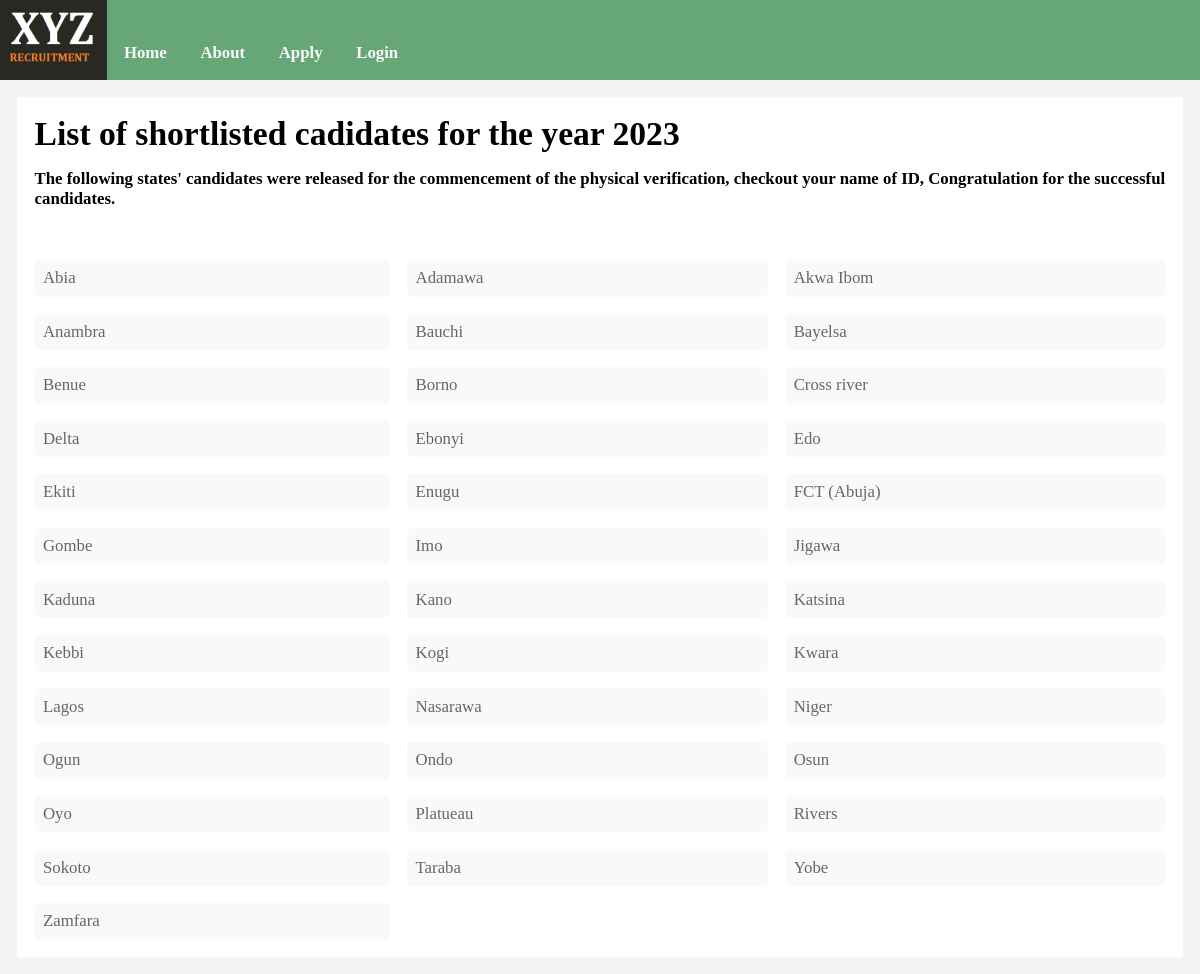
The page /shortlist.php on the database its author committed.
### tables this page shows
CREATE TABLE IF NOT EXISTS `states` (
  `st_id` int(11) NOT NULL AUTO_INCREMENT,
  `st_name` varchar(20) NOT NULL,
  PRIMARY KEY (`st_id`)
);

### shortlist.php (the view, shortened to what this page needs)
<?php include 'inc/header.php';
if(!isset($_SESSION['shortlist'])) { ?>
<?php if(!isset($_SESSION['is_admin'])){ include 'inc/footer.php'; } }
$applicants=$_SESSION['res']['applicants']; ?>
<div class="shortlist">
	<div class="wrap" style="margin: 0 auto; max-width: 1200px; border: 1px solid transparent; position: relative; background: #fff; padding: 1em;">
		<div>
			<?php
			function showStates($conn, $text=false){
				$output = '<h1 style="background: #fff;">List of shortlisted cadidates for the year '. date('Y') .'</h1>
				<h4>The following states\' candidates were released for the commencement of the physical verification, checkout your name of ID, Congratulation for the successful candidates.</h4>';
				$output .= '<div class="states">';
				$sql = $conn->query("SELECT st_id, st_name FROM states ORDER BY st_name");
				while ($row = $sql->fetch_assoc()) {
					$output .= '<div class="state">
						<a href="shortlist.php?state='.preg_replace('/\s/', '-', strtolower($row['st_name'])).'">'.ucfirst($row['st_name']).'</a>
					</div>';
				}
				$output .= '</div>';
				return $output;
			}
			if(!isset($_GET['state'])){
				echo showStates($conn);
			}
			else
			{
				$state='';
				foreach ($_SESSION['res']['states'] as $key => $value) {
					if(preg_replace('/\s/', '-', strtolower($value)) == strtolower($_GET['state']))
					{
						$state=$key;
					}
				}
				if($state == ''){
					echo showStates($conn, true);
				}
				else
				{
					echo '<h1 style="background: #fff;">List of shortlist candidates of '.ucfirst($_SESSION['res']['states'][$state]).' state</h1>';
					$sql = $conn->query("SELECT uid FROM recruitment WHERE state='".$state."' && apply_approve='1' ORDER BY first_name;");
					if($sql->num_rows == 0){
						echo '<br><br><br><br><br>
						<h2 class="date">No approved applicant found!</h2>
						<a href="shortlist.php">Go Back</a>';
					}
					else
					{
						echo '<a href="shortlist.php">Go Back</a> <br><br>
						<table class="table table-bordered" style="background: #fff;">
							<tr>
								<th width="30">S/N</th>
								<th>
									Applicant ID
								</th>
								<th>Applicant\'s Fullname</th>
								<th>Applying for</th>
								<th>State</th>
								<th><i>L.G.A</i></th>
							</tr>';
						$sn=1;
						while ($row = $sql->fetch_assoc()) {
							echo '<tr>
								<td>'.$sn.'</td>
								<td>'.$applicants[$row['uid']]['user_rec_id'].'</td>
								<td>'.strtoupper($applicants[$row['uid']]['fullname']).'</td>
								<td>'.
									(empty($_SESSION['res']['recruitment_level'][$applicants[$row['uid']]['apply_for']]) ? '-' : ucfirst($_SESSION['res']['recruitment_level'][$applicants[$row['uid']]['apply_for']]))
								.'</td>
								<td>'.
									(empty($_SESSION['res']['states'][$applicants[$row['uid']]['state']]) ? '-' : ucfirst($_SESSION['res']['states'][$applicants[$row['uid']]['state']]))
								.'</td>
								<td>'.
									(empty($_SESSION['res']['lga'][$applicants[$row['uid']]['lga']]['lga_name']) ? '-' : ucfirst($_SESSION['res']['lga'][$applicants[$row['uid']]['lga']]['lga_name']))
								.'</td>
							</tr>';
							$sn++;
						}
						echo '</table>';
						echo '<br><a href="shortlist.php">Go Back</a>';
					}
				}
			}
		 ?>
		</div>
	</div>
</div>
<?php include 'inc/footer.php'; ?>

### styles/main.css (style rules this page uses)
* { margin: 0; padding: 0; box-sizing: border-box; }
body { background: #f4f4f4; font-family: "Lucida Sans"; font-size: 1.05em; }

### styles/applicant.css (style rules this page uses)
body { background: #f4f4f4; font-family: "Lucida Sans"; font-size: 1.05em; position: relative; }

### shortlist.php (style rules this page uses)
div.shortlist { margin: 1em; }
h1 { margin-bottom: .5em; }
.states { gap: 1em; grid-gap: 1em; display: grid; grid-template-areas: '. . .'; flex-wrap: wrap; margin-top: 3em; }
.states .state { display: inline-flex; background: rgba(0,0,0,.025); border-radius: .3em; }
.states .state a { display: block; border-radius: inherit; flex: 1; text-decoration: none; padding: .5em; color: #666; }

### rows shown on the page
states: st_name "Abia"
states: st_name "Adamawa"
states: st_name "Akwa Ibom"
states: st_name "Anambra"
states: st_name "Bauchi"
states: st_name "Bayelsa"
states: st_name "Benue"
states: st_name "Borno"
states: st_name "Cross river"
states: st_name "Delta"
states: st_name "Ebonyi"
states: st_name "Edo"
states: st_name "Ekiti"
states: st_name "Enugu"
states: st_name "FCT (Abuja)"
states: st_name "Gombe"
states: st_name "Imo"
states: st_name "Jigawa"
states: st_name "Kaduna"
states: st_name "Kano"
states: st_name "Katsina"
states: st_name "Kebbi"
states: st_name "Kogi"
states: st_name "Kwara"
states: st_name "Lagos"
states: st_name "Nasarawa"
states: st_name "Niger"
states: st_name "Ogun"
states: st_name "Ondo"
states: st_name "Osun"
states: st_name "Oyo"
states: st_name "Platueau"
states: st_name "Rivers"
states: st_name "Sokoto"
states: st_name "Taraba"
states: st_name "Yobe"
states: st_name "Zamfara"
